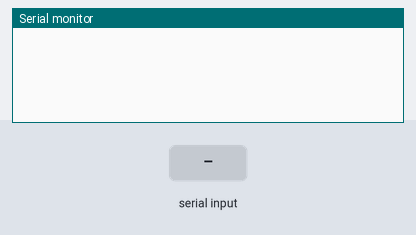
The sketch below on a simulated Arduino Uno, built with avr-gcc and run on an emulated ATmega328P. On the bench: the last lines printed to the serial monitor. The test bench sets the inputs (shaded band).

Above: at 1.2 s.
1.3 s: "O" received over Serial
At 3.0 s:
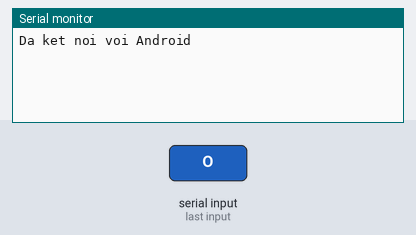
3.6 s: "F" received over Serial
At 4.6 s:
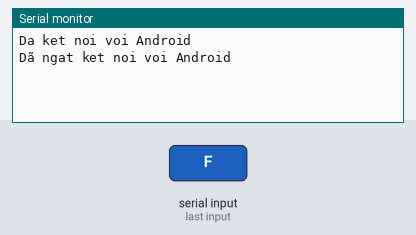

The sketch:

TestBluetooth.ino
```cpp
char command;
String test;
boolean checkBluetooth=false;
String thayDoi;
int dem=0;
void setup() {
  Serial.begin(9600);
}

void loop()
{

    while(Serial.available() > 0)
     {
       command = ((byte)Serial.read());
       test += command;
       delay(100);
   }
    //Bật kết nối Bluetooth
     if(test=="O")
     {
       checkBluetooth=true;
      Serial.println("Da ket noi voi Android");
       test="";
       command='\0';
     }
     if(test=="F")
     {
        checkBluetooth=false;
        Serial.println("Dã ngat ket noi voi Android");
         test="";
        command='\0';
     }
     //Bluetooth bắt đầu hoạt động
     if(checkBluetooth==true)
         {
           if(test=="1")//Bật máy bơm
           {
              Serial.println("Bat may bom");
           }
           else if(test=="2")//Tắt máy bơm
           {
              Serial.println("Tat may bom");

           }
           else if(test=="3")//Kéo màn lại
           {
             Serial.println("Keo man lai");
           }
           else if(test=="4")//Kéo màn ra
           {
              Serial.println("Keo man ra");
           }
           else if(test=="h")//kiểm tra nếu người dùng chọn thay đổi độ ẩm
           {
             thayDoi=test;
           }
           else if(test=="t")
           {
             thayDoi=test;

           }
           else
           {
             if(test!="")
             {
               if(thayDoi=="h")//thay đổi độ ẩm
               {
                  Serial.print("Do am da thay doi thanh cong: ");
                  //int a=test.toInt();
                //  Serial.println(a+10);
                  thayDoi="";
               }
               if(thayDoi=="t")//thay đổi thời gian
                {
                  Serial.print("Thay doi thoi gian thanh cong");
                  Serial.println(test);
                  thayDoi="";
                }

             }

           }
            test="";
           command='\0';
           dem+=1;
           if(dem>=10)
           {
               Serial.print("h");
               delay(50);
               convertIntToChar(dem);
               Serial.print("t");
                delay(50);
               convertIntToChar(dem+1);
           }

     }
     else//Ngược lại là tin nhắn hoạt động
     {
     }
    delay(1000);
}

 //Hàm chuyển đổi số nguyên sang char và lấy độ dài
void convertIntToChar(int number)
{
    char NUMBER[2];
    itoa(number,NUMBER,10);
  //Gửi thông tin chuổi số đi
  for(int i=0;i<sizeof(NUMBER);i++)
    {
            //if(NUMBER[i]!='\0')
            //{
               Serial.print(NUMBER[i]);
              delay(50);
            //}
     }
}
```

Measured:
- after the input at 1.3 s, the serial monitor: prints a new line after 0.80 s (image 1)
- after the input at 3.6 s, the serial monitor: prints a new line after 0.60 s (image 2)
